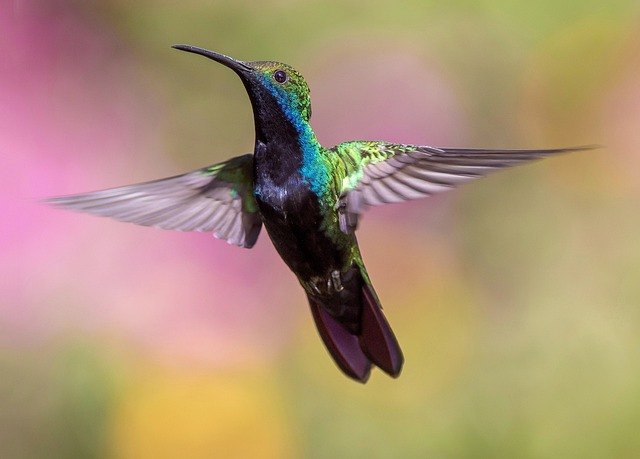
#> input picture images/archive/002_hummingbird-1854225_640.jpg, 640 x 459 px; its folder holds only this picture in this run
$ jupyter execute --allow-errors Week8_lab8_2.ipynb   (older library calls are emulated)
#> lines starting #> are read from the running program, lines starting #| are printed output that depends on the picture; after the words box and inside, x2 and y2 are one past the last pixel; in counts of white or black regions, pixels touching at a corner belong together
#> further down, img is the input picture: shape (459, 640, 3); mean B, G, R 117.2, 146.6, 172.7
[cell 1]
import os
import cv2
import matplotlib.pyplot as plt

[cell 2]
import glob

dataset_path = "images/archive"

files = glob.glob(dataset_path + "/*.jpg")

print("Number of .jpg images:", len(files))

[cell 3]
plt.figure(figsize=(12,5))

#> (the rest of this cell did not finish here and is left out)

[cell 4]
img = cv2.imread(files[0], 0)
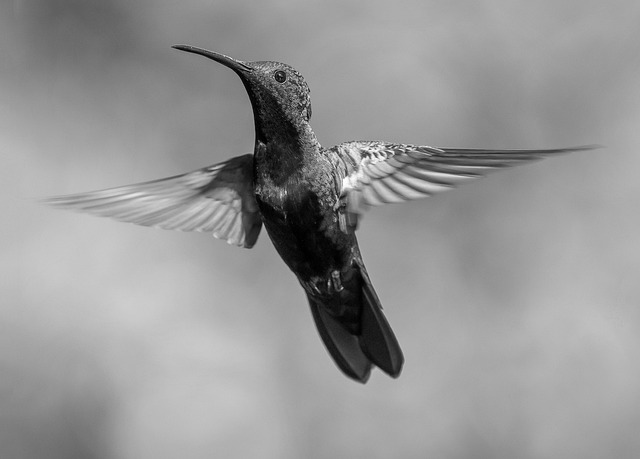
#> img: shape (459, 640); min 0, max 255, mean 151.1

plt.figure(figsize=(12,4))

plt.subplot(1,2,1)
plt.imshow(img, cmap="gray")
plt.title("Selected Image")
plt.axis("off")

plt.subplot(1,2,2)
plt.hist(img.ravel(), bins=256)
plt.title("Histogram")

plt.tight_layout()
plt.show()
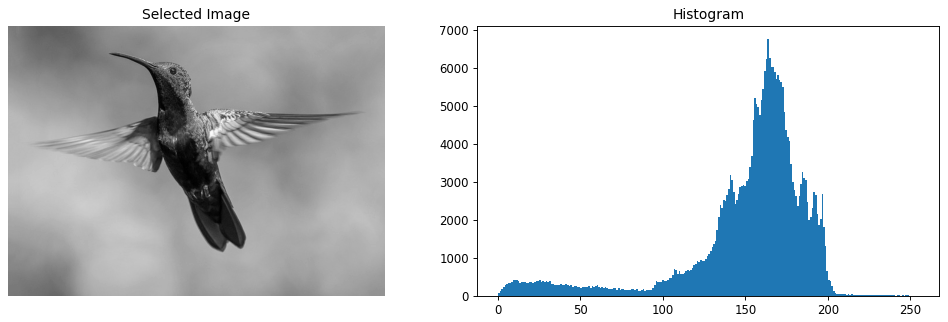
#> figure drawn by matplotlib, 2 panels; panel 2: tallest bar 6767 high, from x = 163.4 to 164.4

[cell 5]
import numpy as np

img = cv2.imread(files[0], 0)

noisy = img.copy()

num_salt = 1000
x = np.random.randint(0, img.shape[0], num_salt)
y = np.random.randint(0, img.shape[1], num_salt)
noisy[x, y] = 255

num_pepper = 1000
x = np.random.randint(0, img.shape[0], num_pepper)
y = np.random.randint(0, img.shape[1], num_pepper)
noisy[x, y] = 0

plt.figure(figsize=(10,4))

plt.subplot(1,2,1)
plt.imshow(img, cmap="gray")
plt.title("Original Image")
plt.axis("off")

plt.subplot(1,2,2)
plt.imshow(noisy, cmap="gray")
plt.title("Salt and Pepper Noise")
plt.axis("off")

plt.tight_layout()
plt.show()
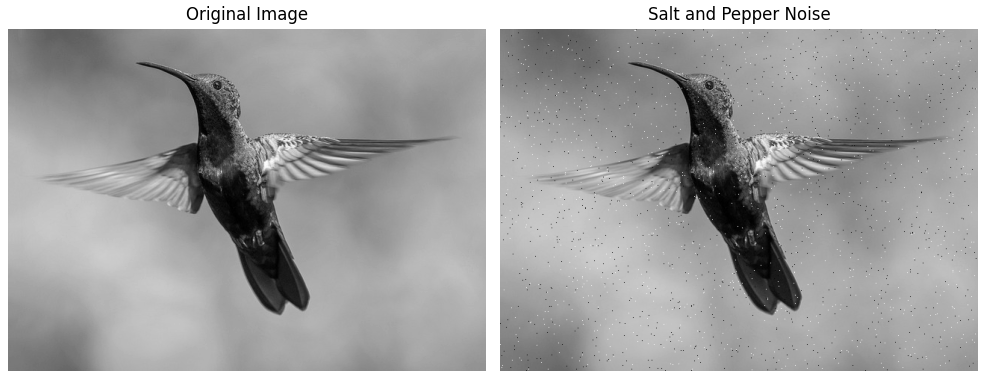
#> figure drawn by matplotlib, 2 panels

[cell 6]
noisy_images = []

for file in files:
    img = cv2.imread(file, 0)

    noisy = img.copy()

    num_salt = 1000
    x = np.random.randint(0, img.shape[0], num_salt)
    y = np.random.randint(0, img.shape[1], num_salt)
    noisy[x, y] = 255

    num_pepper = 1000
    x = np.random.randint(0, img.shape[0], num_pepper)
    y = np.random.randint(0, img.shape[1], num_pepper)
    noisy[x, y] = 0
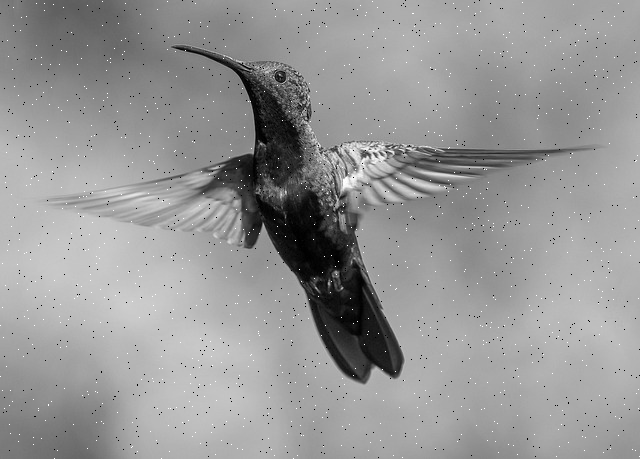
#> noisy: shape (459, 640); min 0, max 255, mean 150.9

    noisy_images.append(noisy)

print("Total noisy images:", len(noisy_images))
#| Total noisy images: 1

[cell 7]
img = cv2.imread(files[0], 0)

blur = cv2.GaussianBlur(img, (5,5), 0)

plt.figure(figsize=(8,4))

plt.subplot(1,2,1)
plt.imshow(img, cmap="gray")
plt.title("Original")
plt.axis("off")

plt.subplot(1,2,2)
plt.imshow(blur, cmap="gray")
plt.title("Gaussian Blur")

[cell 8]
import cv2

blurred_images = []

for file in files:
    img = cv2.imread(file, 0)
    blur = cv2.GaussianBlur(img, (5,5), 0)
    blurred_images.append(blur)

print("Total blurred images:", len(blurred_images))
#| Total blurred images: 1

[cell 9]
import cv2
import matplotlib.pyplot as plt

img = cv2.imread(files[0], 0)

sobel_x = cv2.Sobel(img, cv2.CV_64F, 1, 0, ksize=3)
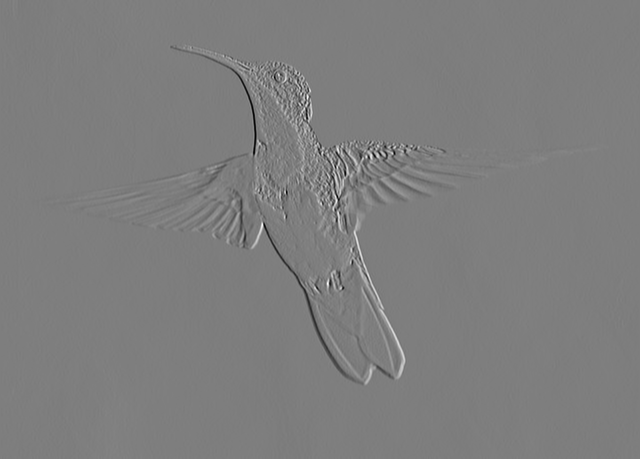
#> sobel_x: shape (459, 640) float64; min -605, max 617, mean 0.1; drawn with min black and max white
sobel_y = cv2.Sobel(img, cv2.CV_64F, 0, 1, ksize=3)
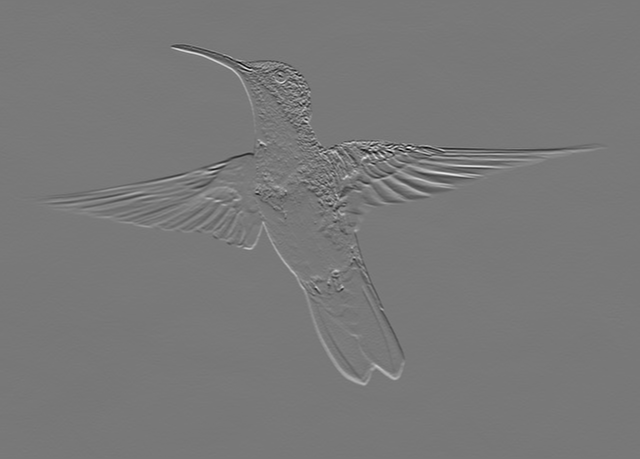
#> sobel_y: shape (459, 640) float64; min -643, max 713, mean 0; drawn with min black and max white
laplacian = cv2.Laplacian(img, cv2.CV_64F)
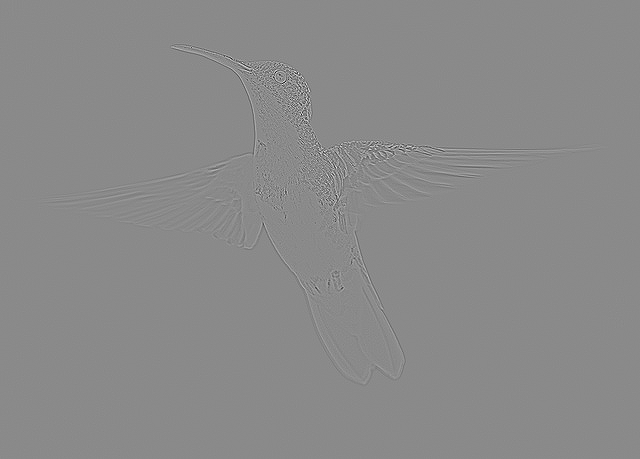
#> laplacian: shape (459, 640) float64; min -455, max 384, mean 0; drawn with min black and max white

plt.figure(figsize=(12,4))

plt.subplot(1,4,1)
plt.imshow(img, cmap="gray")
plt.title("Original")
plt.axis("off")

plt.subplot(1,4,2)
plt.imshow(sobel_x, cmap="gray")
plt.title("Sobel X")
plt.axis("off")

plt.subplot(1,4,3)
plt.imshow(sobel_y, cmap="gray")
plt.title("Sobel Y")
plt.axis("off")

plt.subplot(1,4,4)
plt.imshow(laplacian, cmap="gray")
plt.title("Laplacian")
plt.axis("off")

plt.tight_layout()
plt.show()

[cell 10]
import cv2
import matplotlib.pyplot as plt
import numpy as np

img = cv2.imread(files[0], 0)

kernel_x = np.array([[1, 0, -1],
                     [1, 0, -1],
                     [1, 0, -1]])

kernel_y = np.array([[1, 1, 1],
                     [0, 0, 0],
                     [-1, -1, -1]])

prewitt_x = cv2.filter2D(img, -1, kernel_x)
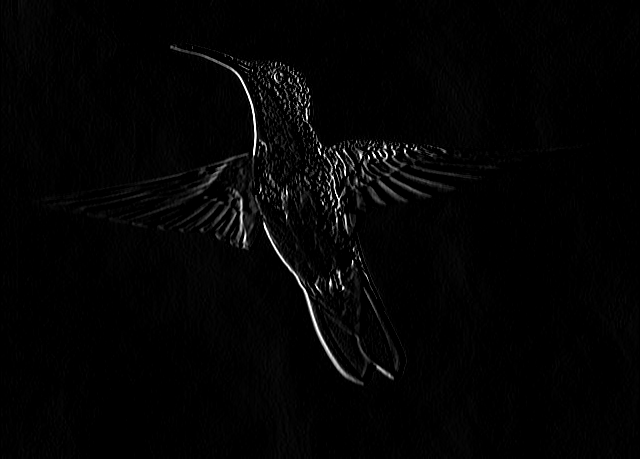
#> prewitt_x: shape (459, 640); min 0, max 255, mean 4
prewitt_y = cv2.filter2D(img, -1, kernel_y)
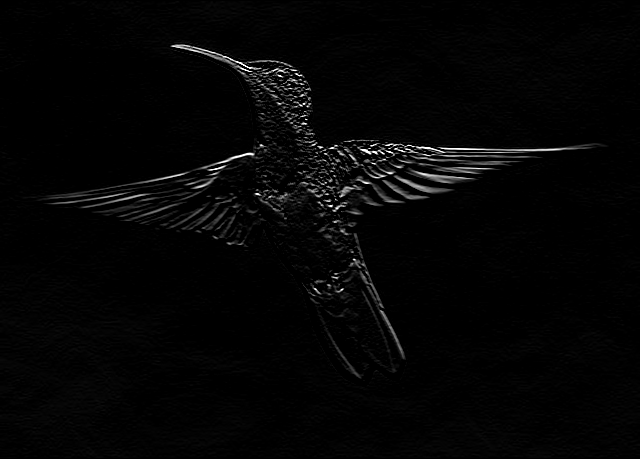
#> prewitt_y: shape (459, 640); min 0, max 255, mean 4.8
canny = cv2.Canny(img, 100, 200)
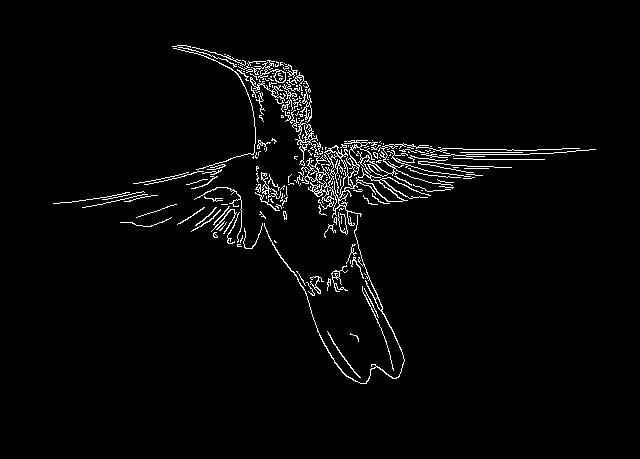
#> canny: shape (459, 640); 2.7% white in thin lines or dots, all inside (x1, y1, x2, y2) = (53, 45, 596, 384)

plt.figure(figsize=(12,4))

plt.subplot(1,4,1)
plt.imshow(img, cmap="gray")
plt.title("Original")
plt.axis("off")

plt.subplot(1,4,2)
plt.imshow(prewitt_x, cmap="gray")
plt.title("Prewitt X")
plt.axis("off")

plt.subplot(1,4,3)
plt.imshow(prewitt_y, cmap="gray")
plt.title("Prewitt Y")
plt.axis("off")

plt.subplot(1,4,4)
plt.imshow(canny, cmap="gray")
plt.title("Canny")
plt.axis("off")

plt.tight_layout()
plt.show()
